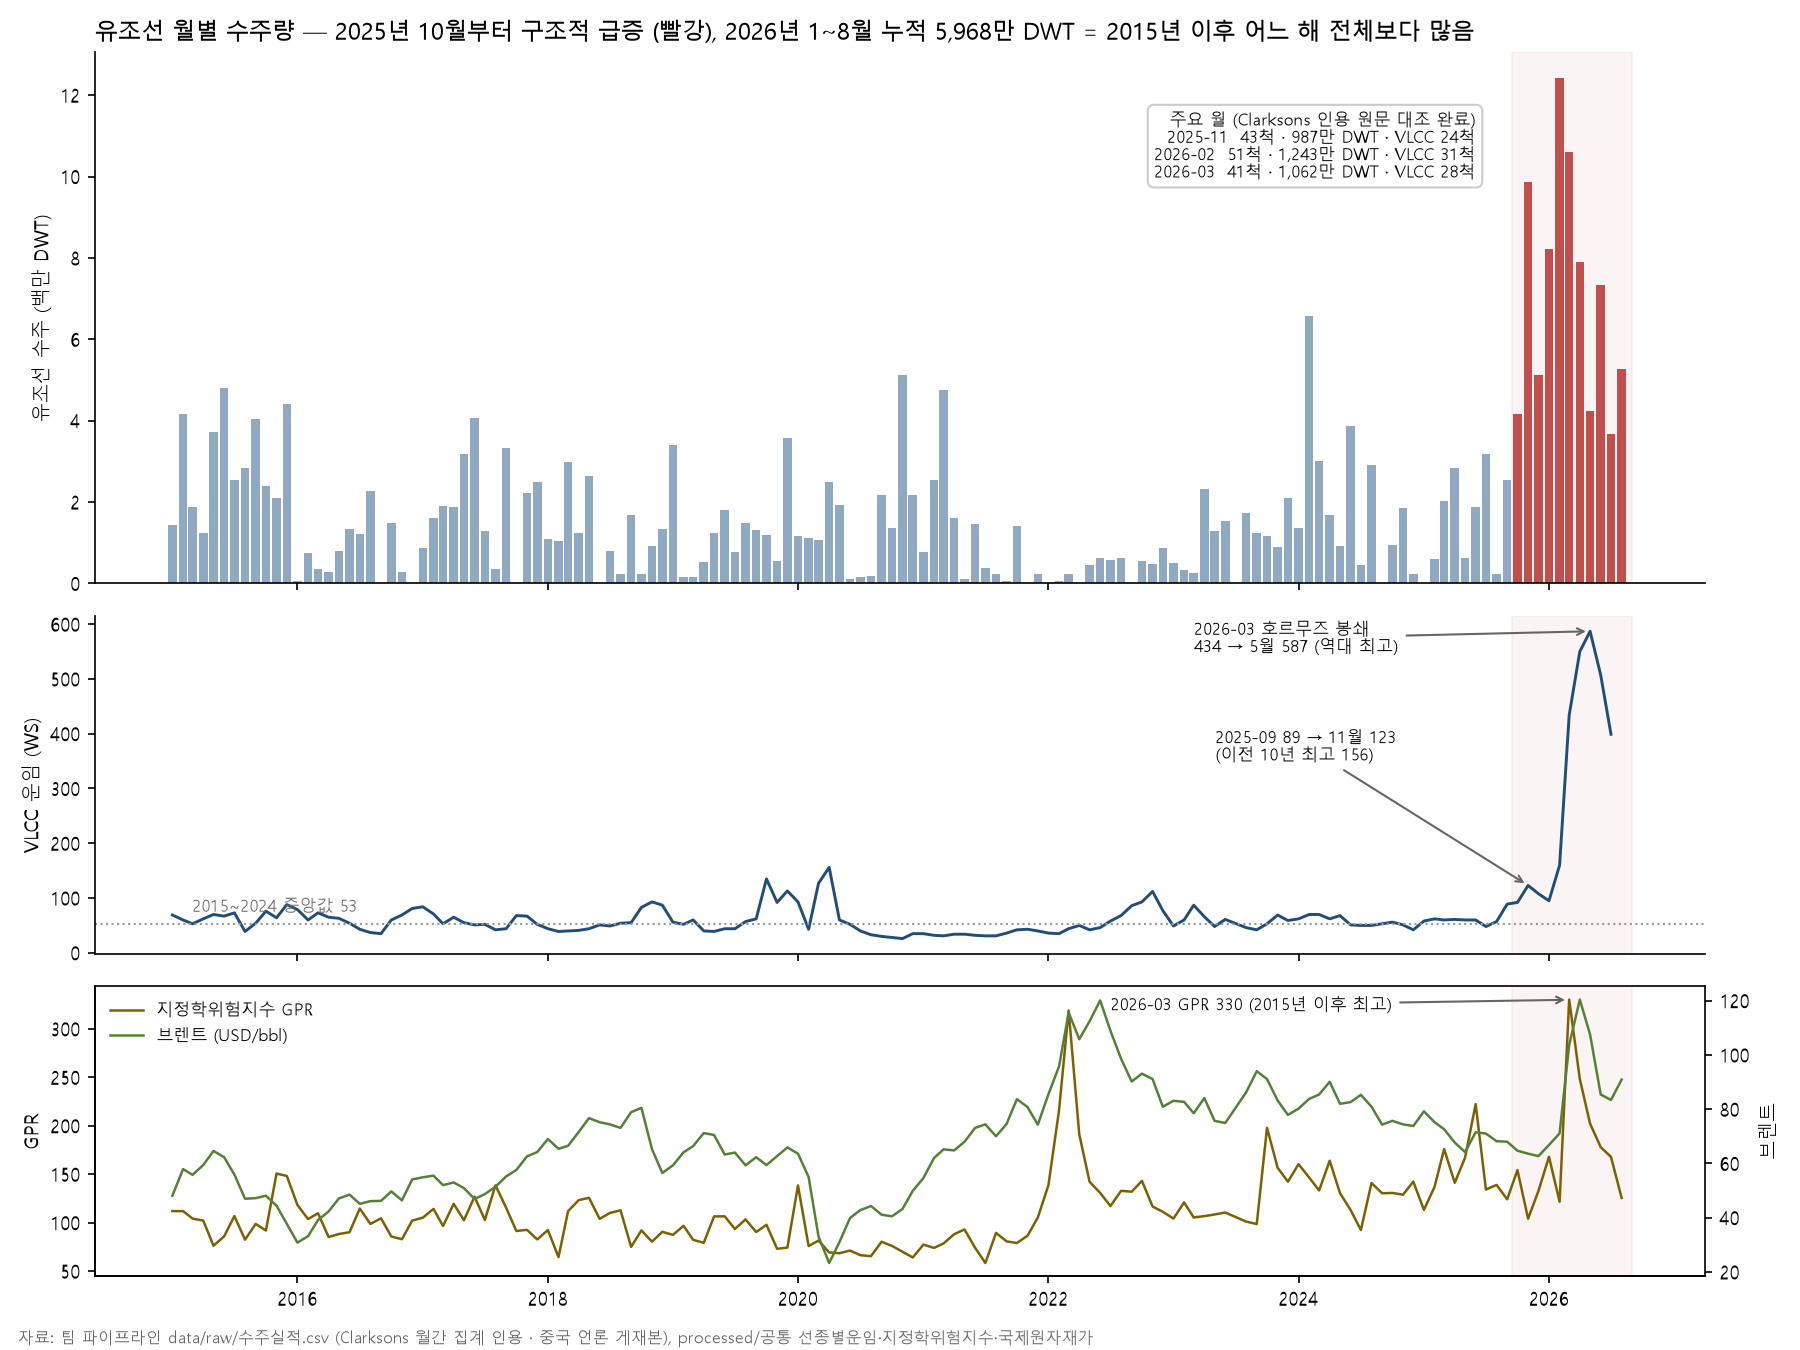

Reproduce this figure in Python.
"""유조선 2026 수주 급등 소명 자료 — 그림 1장 + 표(CSV). 팀 파이프라인 사본(deploy/render/team/data)만 사용.
실행: python docs/analysis/oil_tanker_2026_surge.py  → docs/analysis/oil_tanker_2026_surge.png · _table.csv
"""
from pathlib import Path

import matplotlib
matplotlib.use("Agg")
import matplotlib.pyplot as plt
import pandas as pd

ROOT = Path(__file__).resolve().parents[2]
D = ROOT / "deploy/render/team/data"
OUT = Path(__file__).resolve().parent
plt.rcParams.update({"font.family": "Malgun Gothic", "axes.unicode_minus": False, "font.size": 9})

raw = pd.read_csv(D / "raw/수주실적.csv")
o = raw[raw.vessel_type == "Oil Tanker"][["period", "new_orders_no", "capacity_value", "source_id", "as_of_date", "quality_grade", "source_url"]]
o = o.rename(columns={"period": "기준월", "new_orders_no": "척수", "capacity_value": "DWT"})
f = pd.read_csv(D / "processed/공통/선종별운임(월).csv")[["기준월", "유조선(VLCC)운임(WS점수)"]].rename(columns={"유조선(VLCC)운임(WS점수)": "VLCC운임WS"})
g = pd.read_csv(D / "processed/공통/지정학위험지수(월).csv")[["기준월", "GPR(세계지정학위험지수)"]].rename(columns={"GPR(세계지정학위험지수)": "GPR"})
b = pd.read_csv(D / "processed/공통/국제원자재가(월).csv")[["기준월", "브렌트유 가격(USD/bbl)"]].rename(columns={"브렌트유 가격(USD/bbl)": "브렌트"})
m = o.merge(f, on="기준월", how="left").merge(g, on="기준월", how="left").merge(b, on="기준월", how="left").sort_values("기준월")
m["척당DWT"] = (m.DWT / m.척수.where(m.척수 > 0)).round(0)
m.to_csv(OUT / "oil_tanker_2026_surge_table.csv", index=False, encoding="utf-8-sig")

m["t"] = pd.to_datetime(m.기준월)
fig, ax = plt.subplots(3, 1, figsize=(12, 9), sharex=True, gridspec_kw={"height_ratios": [2.2, 1.4, 1.2]})
c = ["#c0504d" if x >= "2025-10" else "#8ea9c1" for x in m.기준월]
ax[0].bar(m.t, m.DWT / 1e6, width=25, color=c)
ax[0].set_ylabel("유조선 수주 (백만 DWT)")
ax[0].set_title("유조선 월별 수주량 — 2025년 10월부터 구조적 급증 (빨강), 2026년 1~8월 누적 5,968만 DWT = 2015년 이후 어느 해 전체보다 많음", loc="left")
NOTE = chr(10).join(["주요 월 (Clarksons 인용 원문 대조 완료)", "2025-11  43척 · 987만 DWT · VLCC 24척", "2026-02  51척 · 1,243만 DWT · VLCC 31척", "2026-03  41척 · 1,062만 DWT · VLCC 28척"])
ax[0].text(pd.Timestamp("2025-06"), 11.6, NOTE,
           fontsize=8, va="top", ha="right", bbox={"boxstyle": "round,pad=.4", "fc": "white", "ec": "#ccc"})
ax[1].plot(m.t, m.VLCC운임WS, color="#1f4e79", lw=1.4)
ax[1].axhline(m[m.기준월 < "2025"].VLCC운임WS.median(), color="#999", ls=":", lw=1)
ax[1].text(pd.Timestamp("2015-03"), 75, "2015~2024 중앙값 53", fontsize=8, color="#666")
ax[1].set_ylabel("VLCC 운임 (WS)")
ax[1].annotate("2025-09 89 → 11월 123\n(이전 10년 최고 156)", (pd.Timestamp("2025-11"), 123), xytext=(-150, 60), textcoords="offset points", fontsize=8, arrowprops={"arrowstyle": "->", "color": "#666"})
ax[1].annotate("2026-03 호르무즈 봉쇄\n434 → 5월 587 (역대 최고)", (pd.Timestamp("2026-05"), 587), xytext=(-190, -10), textcoords="offset points", fontsize=8, arrowprops={"arrowstyle": "->", "color": "#666"})
ax[2].plot(m.t, m.GPR, color="#7f6000", lw=1.2, label="지정학위험지수 GPR")
ax2 = ax[2].twinx(); ax2.plot(m.t, m.브렌트, color="#548235", lw=1.2, label="브렌트 (USD/bbl)")
ax[2].set_ylabel("GPR"); ax2.set_ylabel("브렌트")
ax[2].annotate("2026-03 GPR 330 (2015년 이후 최고)", (pd.Timestamp("2026-03"), 330), xytext=(-220, -5), textcoords="offset points", fontsize=8, arrowprops={"arrowstyle": "->", "color": "#666"})
h1, l1 = ax[2].get_legend_handles_labels(); h2, l2 = ax2.get_legend_handles_labels(); ax[2].legend(h1 + h2, l1 + l2, loc="upper left", fontsize=8, frameon=False)
for a in ax:
    a.axvspan(pd.Timestamp("2025-09-15"), pd.Timestamp("2026-08-31"), color="#c0504d", alpha=.06)
    a.spines[["top", "right"]].set_visible(False)
fig.text(.01, .005, "자료: 팀 파이프라인 data/raw/수주실적.csv (Clarksons 월간 집계 인용 · 중국 언론 게재본), processed/공통 선종별운임·지정학위험지수·국제원자재가", fontsize=7.5, color="#666")
fig.tight_layout(rect=(0, .015, 1, 1))
fig.savefig(OUT / "oil_tanker_2026_surge.png", dpi=150)
print("saved")
